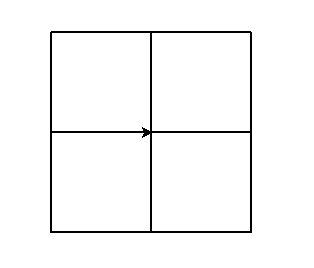

Recreate this plot in Python.
"""
   田字格.py
"""
import turtle           # 导入海龟模块

turtle.width(2)         # 设定画笔宽度为2

for _ in range(4):      # 迭代下划线4次
    for _ in range(4):  # 更新_4次
        turtle.fd(100)  # 海龟前进100
        turtle.lt(90)   # 海龟左转90度
    turtle.lt(90)

turtle.done()           # 进入事件循环
